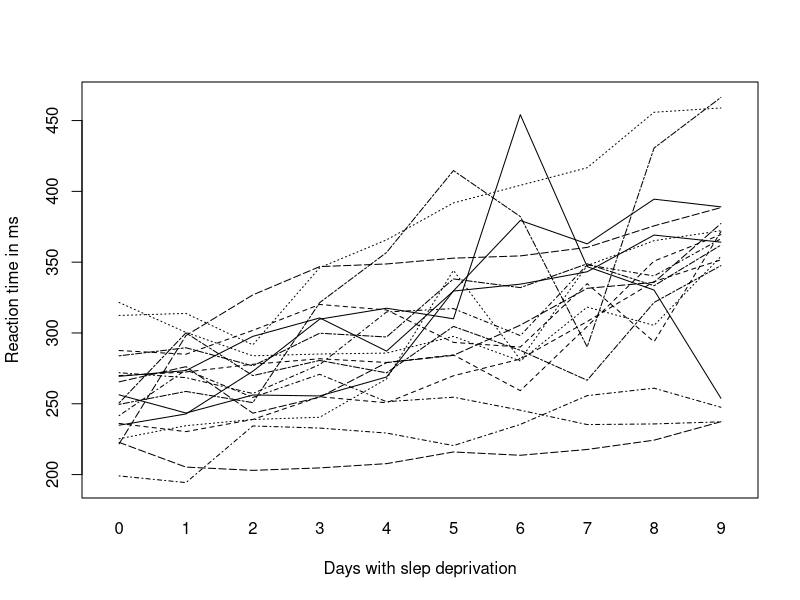
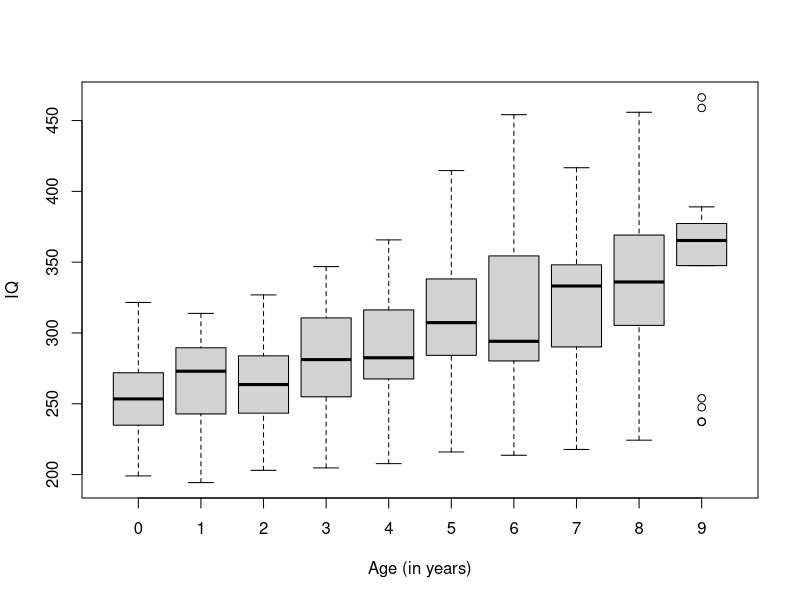
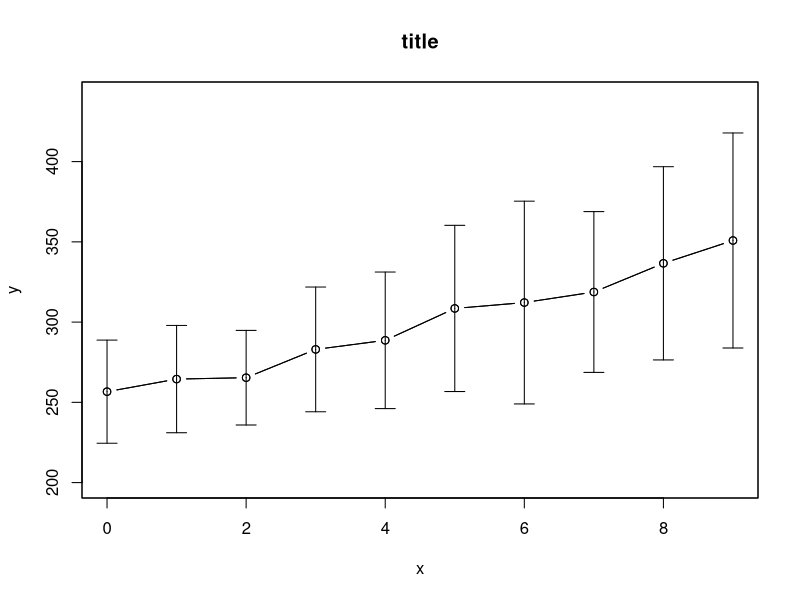

These charts were generated, in order, by the following R code:
## ---- chunk 1
sleep <- read.table("../sleep.txt",
                    header=T,
                    sep="\t")

interaction.plot(sleep$Days,
                 sleep$Subject,
                 sleep$Reaction,
                 xlab="Days with slep deprivation",
                 ylab="Reaction time in ms",
                 legend=F)
## ---- chunk 2
sleep_mean <- tapply(sleep$Reaction, sleep$Days, mean)
sleep_sd   <- tapply(sleep$Reaction, sleep$Days, sd)
sleep_var  <- tapply(sleep$Reaction, sleep$Days, var)
sleep_n    <- nrow(sleep)
sleep_mean 
sleep_sd  
sleep_var  
sleep_n 
## ---- chunk 3
boxplot(sleep$Reaction~sleep$Days,
        xlab="Age (in years)",
        ylab="IQ")
## ---- chunk 4
errbar <- function (x, y, height, width, lty=1, col="black") {
  arrows(x, y, x, y+height,
         angle=90,
         length=width, 
         lty=lty,
         col=col)
  arrows(x, y, x, y-height,
         angle=90,
         length=width, 
         lty=lty,
         col=col)
}

plot(sleep$Days[1:10], sleep_mean,
     type="b",
     ylim=c(200,440),
     xlab="x",
     ylab="y",
     axes=T,
     main="title")

box()
points(sleep$Days[1:10], sleep_mean,
       type="b")
errbar(sleep$Days[1:10], sleep_mean, sleep_sd, .1)
## ---- chunk 5
sleep2 <- reshape(sleep,
                  timevar = "Days",
                  idvar = c("Reaction", "Subject"),
                  direction = "wide")
sleep2
